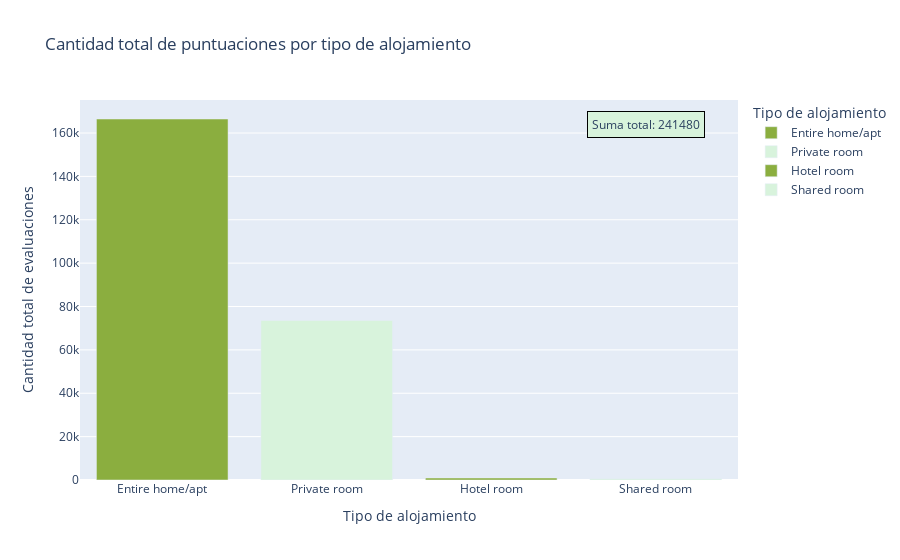

Notebook cell for this chart:
### Code cell
import plotly.express as px
import pandas as pd

# Calculamos la suma de 'number_of_reviews' por ciudad
reviews_por_tipo_alojamiento = df_cl.groupby('room_type')['number_of_reviews'].sum().reset_index()
reviews_por_tipo_alojamiento = reviews_por_tipo_alojamiento.sort_values(by='number_of_reviews', ascending=False)

# Definimos la lista de colores a alternar, empezando por el verde más oscuro
colors = ['#8BAE3F', '#D8F3DC']

# Creamos el gráfico de barras con colores personalizados
fig = px.bar(reviews_por_tipo_alojamiento, x='room_type', y='number_of_reviews',
             color=reviews_por_tipo_alojamiento['room_type'], # Usamos el tipo de alojamiento para el mapeo de color inicial
             color_discrete_sequence=[colors[i % len(colors)] for i in range(len(reviews_por_tipo_alojamiento))],
             title='Cantidad total de puntuaciones por tipo de alojamiento',
             labels={'room_type': 'Tipo de alojamiento', 'number_of_reviews': 'Cantidad total de evaluaciones'})

# Añadimos una anotación con la suma total
fig.add_annotation(
    text=f'Suma total: {suma_total_reviews}',
    xref="paper", yref="paper",
    x=0.95, y=0.97,
    showarrow=False,
    font=dict(size=12),
    align="right",
    bgcolor="#D8F3DC",
    bordercolor="black",
    borderwidth=1,
    borderpad=4,
)

fig.show()

# # Exportamos el gráfico a un archivo HTML
# fig.write_html("cantidad_puntuaciones_por_alojamiento.html")

# print("El gráfico se ha guardado como cantidad_puntuaciones_por_alojamiento.html")

### Figure 1 — Plotly figure (JSON) as saved in the notebook; plotly's stock layout.template omitted (floating-point values rounded to 4 significant figures)
{"data": [{"hovertemplate": "Tipo de alojamiento=%{x}<br>Cantidad total de evaluaciones=%{y}<extra></extra>", "legendgroup": "Entire home/apt", "marker": {"color": "#8BAE3F", "pattern": {"shape": ""}}, "name": "Entire home/apt", "orientation": "v", "showlegend": true, "textposition": "auto", "type": "bar", "x": ["Entire home/apt"], "xaxis": "x", "y": [166469], "yaxis": "y"}, {"hovertemplate": "Tipo de alojamiento=%{x}<br>Cantidad total de evaluaciones=%{y}<extra></extra>", "legendgroup": "Private room", "marker": {"color": "#D8F3DC", "pattern": {"shape": ""}}, "name": "Private room", "orientation": "v", "showlegend": true, "textposition": "auto", "type": "bar", "x": ["Private room"], "xaxis": "x", "y": [73543], "yaxis": "y"}, {"hovertemplate": "Tipo de alojamiento=%{x}<br>Cantidad total de evaluaciones=%{y}<extra></extra>", "legendgroup": "Hotel room", "marker": {"color": "#8BAE3F", "pattern": {"shape": ""}}, "name": "Hotel room", "orientation": "v", "showlegend": true, "textposition": "auto", "type": "bar", "x": ["Hotel room"], "xaxis": "x", "y": [910], "yaxis": "y"}, {"hovertemplate": "Tipo de alojamiento=%{x}<br>Cantidad total de evaluaciones=%{y}<extra></extra>", "legendgroup": "Shared room", "marker": {"color": "#D8F3DC", "pattern": {"shape": ""}}, "name": "Shared room", "orientation": "v", "showlegend": true, "textposition": "auto", "type": "bar", "x": ["Shared room"], "xaxis": "x", "y": [558], "yaxis": "y"}], "layout": {"annotations": [{"align": "right", "bgcolor": "#D8F3DC", "bordercolor": "black", "borderpad": 4, "borderwidth": 1, "font": {"size": 12}, "showarrow": false, "text": "Suma total: 241480", "x": 0.95, "xref": "paper", "y": 0.97, "yref": "paper"}], "barmode": "relative", "legend": {"title": {"text": "Tipo de alojamiento"}, "tracegroupgap": 0}, "title": {"text": "Cantidad total de puntuaciones por tipo de alojamiento"}, "xaxis": {"anchor": "y", "categoryarray": ["Entire home/apt", "Private room", "Hotel room", "Shared room"], "categoryorder": "array", "domain": [0, 1], "title": {"text": "Tipo de alojamiento"}}, "yaxis": {"anchor": "x", "domain": [0, 1], "title": {"text": "Cantidad total de evaluaciones"}}}}
